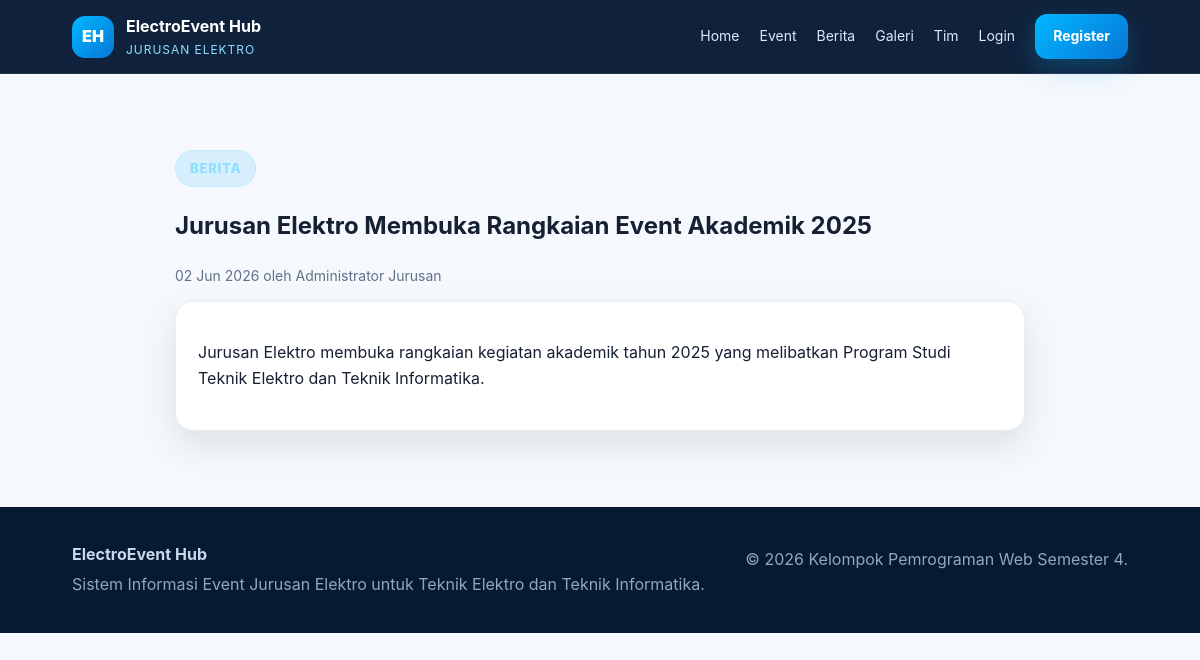
/news-detail.php?id=1, run on the app's committed database.
### tables this page shows
CREATE TABLE news (
  id INT AUTO_INCREMENT PRIMARY KEY,
  title VARCHAR(180) NOT NULL,
  slug VARCHAR(200) NOT NULL UNIQUE,
  content TEXT NOT NULL,
  image VARCHAR(255) DEFAULT NULL,
  author_id INT DEFAULT NULL,
  created_at TIMESTAMP DEFAULT CURRENT_TIMESTAMP,
  CONSTRAINT fk_news_author FOREIGN KEY (author_id) REFERENCES users(id) ON DELETE SET NULL ON UPDATE CASCADE
);

CREATE TABLE users (
  id INT AUTO_INCREMENT PRIMARY KEY,
  name VARCHAR(120) NOT NULL,
  nim VARCHAR(30) DEFAULT NULL,
  email VARCHAR(120) NOT NULL UNIQUE,
  password VARCHAR(255) NOT NULL,
  study_program ENUM('Teknik Elektro','Teknik Informatika') DEFAULT NULL,
  phone VARCHAR(30) DEFAULT NULL,
  role ENUM('admin','member') NOT NULL DEFAULT 'member',
  photo VARCHAR(255) DEFAULT NULL,
  created_at TIMESTAMP DEFAULT CURRENT_TIMESTAMP
);

### includes/functions.php (called while the page is built, shortened)
<?php
function e($value) {
    return htmlspecialchars((string) $value, ENT_QUOTES, 'UTF-8');
}

### news-detail.php (the view, shortened to what this page needs)
<?php
require_once __DIR__ . '/config/database.php';
$id = (int)($_GET['id'] ?? 0);
$stmt = $pdo->prepare('SELECT n.*, u.name author FROM news n LEFT JOIN users u ON u.id=n.author_id WHERE n.id=?');
$stmt->execute([$id]);
$n = $stmt->fetch();
$title = $n['title']; require_once __DIR__ . '/includes/header.php';
?>
<section class="section"><div class="container" style="max-width:850px"><span class="eyebrow">Berita</span><h1><?= e($n['title']) ?></h1><p class="meta"><?= date('d M Y', strtotime($n['created_at'])) ?> oleh <?= e($n['author'] ?? 'Admin') ?></p><?php if($n['image']): ?><img class="card" src="<?= e($n['image']) ?>" alt="<?= e($n['title']) ?>" style="margin:20px 0"><?php endif; ?><div class="card"><div class="card-body"><p><?= nl2br(e($n['content'])) ?></p></div></div></div></section>
<?php require_once __DIR__ . '/includes/footer.php'; ?>

### assets/css/style.css (style rules this page uses)
:root { --navy:#071a33;--navy2:#102a4c;--blue:#0877d8;--electric:#00b7ff;--white:#fff;--muted:#61718a;--line:#e7edf5;--bg:#f5f8fc;--danger:#d93025;--ok:#118a45;--warn:#b76a00;--shadow:0 14px 35px rgba(7,26,51,.10);--radius:18px }
* { box-sizing:border-box }
body { margin:0;font-family:Inter,Segoe UI,Arial,sans-serif;background:var(--bg);color:#162033;line-height:1.6 }
.container { width:min(1120px,88vw);margin:auto }
.eyebrow { display:inline-block;border:1px solid rgba(142,223,255,.35);background:rgba(0,183,255,.12);color:#8edfff;border-radius:999px;padding:7px 14px;font-size:13px;font-weight:800;letter-spacing:.06em;text-transform:uppercase }
.section { padding:76px 0 }
.card { background:#fff;border:1px solid var(--line);border-radius:var(--radius);box-shadow:var(--shadow);overflow:hidden }
.card-body { padding:22px }
.meta { color:var(--muted);font-size:14px }

### data on the page
news: title "Jurusan Elektro Membuka Rangkaian Event Akademik 2025", created_at "02 Jun 2026", author.name "Administrator Jurusan", content "Jurusan Elektro membuka rangkaian kegiatan akademik tahun 2025 yang melibatkan Program Studi Teknik Elektro dan Teknik Informatika."
